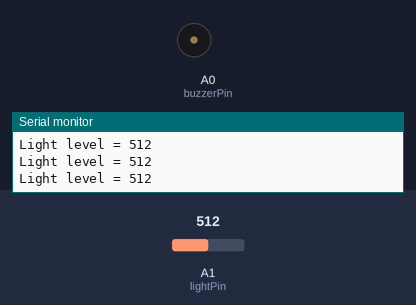
A sketch run on a simulated Arduino Uno, built with avr-gcc and run on an emulated ATmega328P. Shown: buzzer (waves = sounding), the last lines printed to the serial monitor. The inputs (shaded band) are chosen by the test bench; at power-on: A1 (lightPin) = 512. At 8.9 s the program stops and its outputs stay as they are.

Above: at 1.2 s.
1.3 s: A1 (lightPin) set to 109
4.3 s: A1 (lightPin) set to 89
7.3 s: A1 (lightPin) set to 0
At 8.5 s:
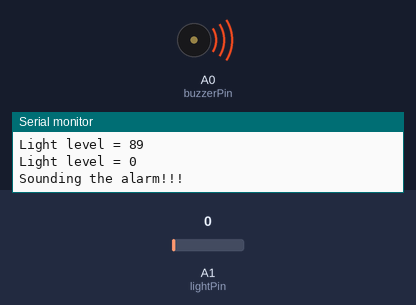
Timing chart, 0 to 10.3 s (numbered marks = the images above; inputs shaded):
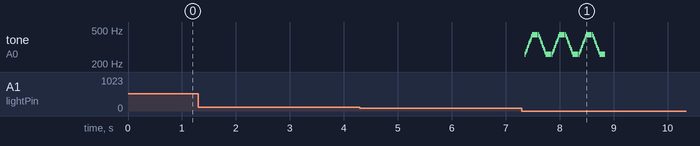

The sketch:

Arduino_SirenAlarm.ino
```cpp
/*
   Author: Michael Gates
   Date: 30 November 2016
   Description: Sounds an alarm (piezzo buzzer) when a sensor (light sensor) is tripped
*/

int buzzerPin = A0; // pin the buzzer is at
int lightPin = A1; // pin the light sensor is at

//              C    C#  D    D#    E    F    F#   G    G#   A
int notes[] = {261, 277, 294, 311, 330, 349, 370, 392, 415, 440};


int averageLightLevel = 100; // <-- THIS VARIES PER-ENVIRONMENT
int lowLight = 75; // <-- THIS VARIES PER-ENVIRONMENT

boolean alarming = false; // if the alarm is currently sounding

void setup()
{
  Serial.begin(9600);
}

void loop()
{
  int value = analogRead(A1);
  Serial.print("Light level = ");
  Serial.println(value);

  if(value < lowLight)
  {
    // if alarm is already playing
    if(alarming)
      return;

    soundAlarm(true); // if true, will play alarm infinitely
  }
}

void soundAlarm(boolean infinite)
{
  Serial.println("Sounding the alarm!!!");

  alarming = true;

  if(!infinite)
  {
    int times = 5;

    for(int i=0; i<times; i++)
    {
      playAlarm();
    }
  }
  else
  {
    while(true)
    {
      playAlarm();
    }
  }

  alarming = false;
}

void playAlarm()
{
  playUpscale();
  delay(100);
  playDownscale();
  delay(100);
}

void playUpscale()
{
  for(int i=0; i<10; i++)
  {
    int note = notes[i];
    tone(buzzerPin, note, 100);
    delay(15);
  }
}

void playDownscale()
{
  for(int i=10; i>0; i--)
  {
    int note = notes[i-1];
    tone(buzzerPin, note, 100);
    delay(15);
  }
}
```

Measured:
- after the input at 7.3 s, tone on A0 (buzzerPin): plays 261 Hz for 0.02 s, 277 Hz for 0.02 s, 294 Hz for 0.02 s, 311 Hz for 0.02 s, 330 Hz for 0.02 s, 349 Hz for 0.02 s … (60 notes in this stretch), starting after 0.06 s
